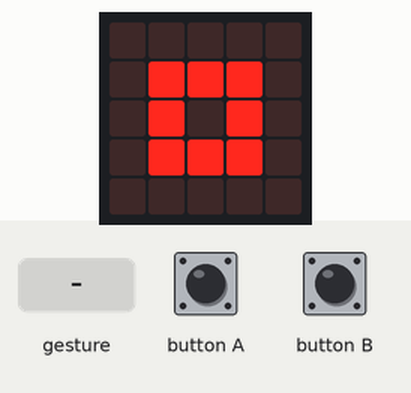
Bench run of a program on a simulated BBC micro:bit running MicroPython. Parts: the board's 5×5 LED display. The inputs (shaded band) are chosen by the test bench. A tilt is held for 1.5 s and a shake lasts 1 s, then the board lies face up again; the clock reads 2024-03-15 10:24:30 at power-on unless the program sets it.

Above: at 5.0 s.
5.1 s: gesture 'shake'
At 5.7 s:
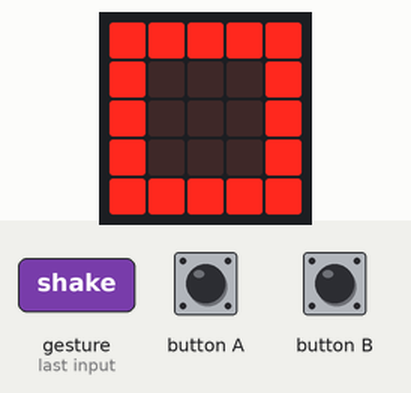
Timing chart, 0 to 8.1 s (numbered marks = the images above; inputs shaded):
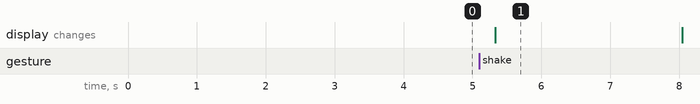

The program:

shake.py
```python
from time import time

from microbit import button_a, button_b, accelerometer, display, sleep, Image

ON = Image.SQUARE
OFF = Image.SQUARE_SMALL


class StateMachine:
    """
    The following code segment defines a basis state machine.
    Leave this code as it is. (Or be careful what you do.)"""

    def __init__(self, timer_names=["t1", "t2", "t3"]):
        self.active = False
        self.state = "initial"
        self.timer_names = timer_names
        self.timers = {}

    def _ticks_ms(self):
        return int(round(time() * 1000))

    def initial_transition(self, timers):
        """Overwrite this method to define the initial transition.
        Must return the name of the first state."""
        return None

    def transition(self, state, event, timers):
        """Overwrite this method to define the transitions.

        `state` - the current state
        `event` - the triggering event
        `timers` - to start and stop timers

        Return the name of the next state,
        or None to stay in current state."""
        return None

    def start(self, name, timeout):
        """Start a timer.
        The name must be t1, t2 or t2.
        The timeout is given in milliseconds.
        """
        self.timers[name] = self._ticks_ms() + timeout

    def stop(self, name):
        """Stop a timer."""
        self.timers[name] = None

    def _detect_event(self):
        now = self._ticks_ms()
        for timer in self.timer_names:
            if (timer in self.timers) and (self.timers[timer] is not None):
                if self.timers[timer] < now:
                    self.timers[timer] = None
                    return timer
        if button_a.was_pressed():
            return "button_a"
        if button_b.was_pressed():
            return "button_b"
        if accelerometer.was_gesture("shake"):
            return "shake"
        return None

    def run(self):
        """Run the state machine."""
        self.active = True
        while self.active:
            if self.state == "initial":
                next_state = self.initial_transition(self)
                if next_state:
                    if next_state == "final":
                        self.active = False
                    self.state = next_state
            event = self._detect_event()
            if event is not None:
                next_state = self.transition(self.state, event, self)
                if next_state:
                    self.state = next_state
            sleep(100)


class ShakeLight(StateMachine):
    """Switch on the light if you shake the device
    and turn it off again after 2 seconds.
    """

    def initial_transition(self, timers):
        display.show(Image.SQUARE_SMALL)
        return "off"

    def transition(self, state, event, timers):
        if state == "off":
            if event == "shake":
                display.show(Image.SQUARE)
                timers.start("t1", 2000)
                return "on"
        elif state == "on":
            if event == "t1":
                display.show(Image.SQUARE_SMALL)
                return "off"


stm = ShakeLight()
stm.run()
```

Measured:
- after the input at 5.1 s, the display: changes after 0.23 s (image 1)
